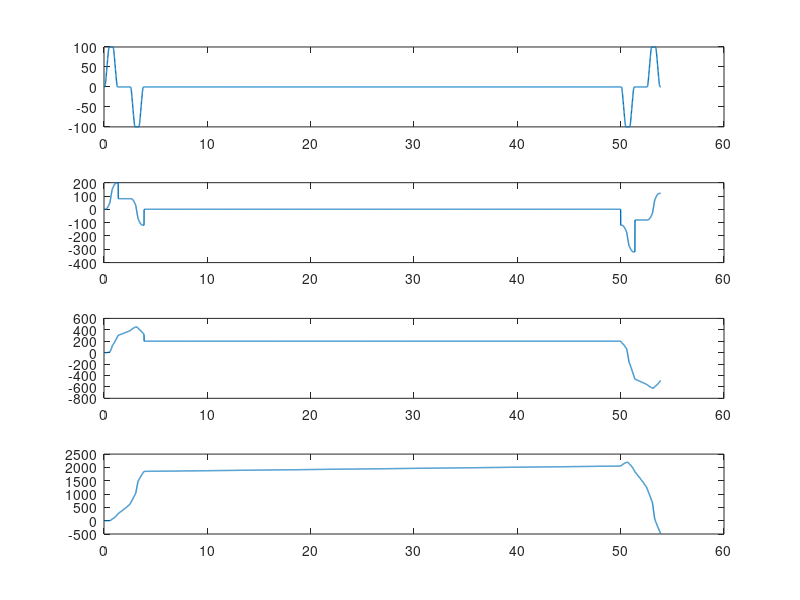

The MATLAB script that drew this image:
% Sigmoid S-Curve
clc, clear


% Ts = t1;
% Tj = t2-t1;
% Ta = t4-t3;
% Tv = t8-t7;

r0 = 0;
rf = 10000;
D = rf-r0;

Smax = 300;
Jmax = 100;
Amax = 80;
Vmax = 200;

Ts = sqrt(3)*Jmax/Smax;
Tj = Amax/Jmax - Ts;
Ta = Vmax/Amax - 2*Ts - Tj;
Tv = abs(D)/Vmax - (4*Ts+2*Tj+Ta);

t0 = 0;
t1 = Ts;
t2 = t1+Tj;
t3 = t2+Ts;
t4 = t3+Ta;
t5 = t4+Ts;
t6 = t5+Tj;
t7 = t6+Ts;
t8 = t7+Tv;
t9 = t8+Ts;
t10 = t9+Tj;
t11 = t10+Ts;
t12 = t11+Ta;
t13 = t12+Ts;
t14 = t13+Tj;
t15 = t14+Ts;

t = linspace(t0,t15,100*t15);

t0_1 = t(t<=t1);
t1_2 = t((t>t1)&(t<=t2));
t2_3 = t((t>t2)&(t<=t3));
t3_4 = t((t>t3)&(t<=t4));
t4_5 = t((t>t4)&(t<=t5));
t5_6 = t((t>t5)&(t<=t6));
t6_7 = t((t>t6)&(t<=t7));
t7_8 = t((t>t7)&(t<=t8));
t8_9 = t((t>t8)&(t<=t9));
t9_10 = t((t>t9)&(t<=t10));
t10_11 = t((t>t10)&(t<=t11));
t11_12 = t((t>t11)&(t<=t12));
t12_13 = t((t>t12)&(t<=t13));
t13_14 = t((t>t13)&(t<=t14));
t14_15 = t(t>t14);

%Jmax = 1;

tau1 = (t0_1-t0)/(t1-t0);
tau2 = (t2_3-t2)/(t3-t2);
tau3 = (t4_5-t4)/(t5-t4);
tau4 = (t6_7-t6)/(t7-t6);
tau5 = (t8_9-t8)/(t9-t8);
tau6 = (t10_11-t10)/(t11-t10);
tau7 = (t12_13-t12)/(t13-t12);
tau8 = (t14_15-t14)/(t15-t14);

a = sqrt(3)/2;

n1 = length(t0_1);

j1 = zeros(1,n1);
a1 = zeros(1,n1);
v1 = zeros(1,n1);
r1 = zeros(1,n1);

a_sum = 0;
v_sum = 0;
r_sum = r0;

for i=1:n1
    j1(i) = Jmax*(1/(1+exp(-a*(1/(1-tau1(i))-1/tau1(i)))));
    a_sum = a_sum + j1(i)/n1;
    a1(i) = a_sum;
    v_sum = v_sum + a1(i)/n1;
    v1(i) = v_sum;
    r_sum = r_sum + v1(i)/n1;
    r1(i) = r_sum;
end

n2 = length(t1_2);

j2 = zeros(1,n2);
a2 = zeros(1,n2);
v2 = zeros(1,n2);
r2 = zeros(1,n2);

for i=1:n2
    j2(i) = Jmax;
    a_sum = a_sum + j2(i)/n2;
    a2(i) = a_sum;
    v_sum = v_sum + a2(i)/n2;
    v2(i) = v_sum;
    r_sum = r_sum + v2(i)/n2;
    r2(i) = r_sum;
end

n3 = length(t2_3);

j3 = zeros(1,n3);
a3 = zeros(1,n3);
v3 = zeros(1,n3);
r3 = zeros(1,n3);

for i=1:n3
    j3(i) = Jmax*(1/(1+exp(a*(1/(1-tau2(i))-1/tau2(i)))));
    a_sum = a_sum + j3(i)/n3;
    a3(i) = a_sum;
    v_sum = v_sum + a3(i)/n3;
    v3(i) = v_sum;
    r_sum = r_sum + v3(i)/n3;
    r3(i) = r_sum;
end

n4 = length(t3_4);

j4 = zeros(1,n4);
a4 = zeros(1,n4);
v4 = zeros(1,n4);
r4 = zeros(1,n4);

%Amax = Jmax*(Ts+Tj);
a_sum = Amax;

for i=1:n4
    j4(i) = 0;
    a4(i) = Amax;
    v_sum = v_sum + a4(i)/n4;
    v4(i) = v_sum;
    r_sum = r_sum + v4(i)/n4;
    r4(i) = r_sum;
end

n5 = length(t4_5);

j5 = zeros(1,n5);
a5 = zeros(1,n5);
v5 = zeros(1,n5);
r5 = zeros(1,n5);

for i=1:n5
    j5(i) = -Jmax*(1/(1+exp(-a*(1/(1-tau3(i))-1/tau3(i)))));
    a_sum = a_sum + j5(i)/n5;
    a5(i) = a_sum;
    v_sum = v_sum + a5(i)/n5;
    v5(i) = v_sum;
    r_sum = r_sum + v5(i)/n5;
    r5(i) = r_sum;
end

n6 = length(t5_6);

j6 = zeros(1,n6);
a6 = zeros(1,n6);
v6 = zeros(1,n6);
r6 = zeros(1,n6);

for i=1:n6
    j6(i) = -Jmax;
    a_sum = a_sum + j6(i)/n6;
    a6(i) = a_sum;
    v_sum = v_sum + a6(i)/n6;
    v6(i) = v_sum;
    r_sum = r_sum + v6(i)/n6;
    r6(i) = r_sum;
end

n7 = length(t6_7);

j7 = zeros(1,n7);
a7 = zeros(1,n7);
v7 = zeros(1,n7);
r7 = zeros(1,n7);

for i=1:n7
    j7(i) = -Jmax*(1/(1+exp(a*(1/(1-tau4(i))-1/tau4(i)))));
    a_sum = a_sum + j7(i)/n7;
    a7(i) = a_sum;
    v_sum = v_sum + a7(i)/n7;
    v7(i) = v_sum;
    r_sum = r_sum + v7(i)/n7;
    r7(i) = r_sum;
end

n8 = length(t7_8);

j8 = zeros(1,n8);
a8 = zeros(1,n8);
v8 = zeros(1,n8);
r8 = zeros(1,n8);

%Vmax = Amax*(2*Ts+Tj+Ta);
v_sum = Vmax;

for i=1:n8
    j8(i) = 0;
    a8(i) = 0;
    v8(i) = Vmax;
    r_sum = r_sum + v8(i)/n8;
    r8(i) = r_sum;
end

n9 = length(t8_9);

j9 = zeros(1,n9);
a9 = zeros(1,n9);
v9 = zeros(1,n9);
r9 = zeros(1,n9);

for i=1:n9
    j9(i) = -Jmax*(1/(1+exp(-a*(1/(1-tau5(i))-1/tau5(i)))));
    a_sum = a_sum + j9(i)/n9;
    a9(i) = a_sum;
    v_sum = v_sum + a9(i)/n9;
    v9(i) = v_sum;
    r_sum = r_sum + v9(i)/n9;
    r9(i) = r_sum;
end

n10 = length(t9_10);

j10 = zeros(1,n10);
a10 = zeros(1,n10);
v10 = zeros(1,n10);
r10 = zeros(1,n10);

for i=1:n10
    j10(i) = -Jmax;
    a_sum = a_sum + j10(i)/n10;
    a10(i) = a_sum;
    v_sum = v_sum + a10(i)/n10;
    v10(i) = v_sum;
    r_sum = r_sum + v10(i)/n10;
    r10(i) = r_sum;
end

n11 = length(t10_11);

j11 = zeros(1,n11);
a11 = zeros(1,n11);
v11 = zeros(1,n11);
r11 = zeros(1,n11);

for i=1:n11
    j11(i) = -Jmax*(1/(1+exp(a*(1/(1-tau6(i))-1/tau6(i)))));
    a_sum = a_sum + j11(i)/n11;
    a11(i) = a_sum;
    v_sum = v_sum + a11(i)/n11;
    v11(i) = v_sum;
    r_sum = r_sum + v11(i)/n11;
    r11(i) = r_sum;
end

n12 = length(t11_12);

j12 = zeros(1,n12);
a12 = zeros(1,n12);
v12 = zeros(1,n12);
r12 = zeros(1,n12);

a_sum = -Amax;

for i=1:n12
    j12(i) = 0;
    a12(i) = -Amax;
    v_sum = v_sum + a12(i)/100;
    v12(i) = v_sum;
    r_sum = r_sum + v12(i)/100;
    r12(i) = r_sum;
end

n13 = length(t12_13);

j13 = zeros(1,n13);
a13 = zeros(1,n13);
v13 = zeros(1,n13);
r13 = zeros(1,n13);

for i=1:n13
    j13(i) = Jmax*(1/(1+exp(-a*(1/(1-tau7(i))-1/tau7(i)))));
    a_sum = a_sum + j13(i)/n13;
    a13(i) = a_sum;
    v_sum = v_sum + a13(i)/n13;
    v13(i) = v_sum;
    r_sum = r_sum + v13(i)/n13;
    r13(i) = r_sum;
end

n14 = length(t13_14);

j14 = zeros(1,n14);
a14 = zeros(1,n14);
v14 = zeros(1,n14);
r14 = zeros(1,n14);

for i=1:n14
    j14(i) = Jmax;
    a_sum = a_sum + j14(i)/n14;
    a14(i) = a_sum;
    v_sum = v_sum + a14(i)/n14;
    v14(i) = v_sum;
    r_sum = r_sum + v14(i)/n14;
    r14(i) = r_sum;
end

n15 = length(t14_15);

j15 = zeros(1,n15);
a15 = zeros(1,n15);
v15 = zeros(1,n15);
r15 = zeros(1,n15);

R = Vmax*(4*Ts+2*Tj+Ta+Tv);

for i=1:n15
    j15(i) = Jmax*(1/(1+exp(a*(1/(1-tau8(i))-1/tau8(i)))));
    a_sum = a_sum + j15(i)/n15;
    a15(i) = a_sum;
    v_sum = v_sum + a15(i)/n15;
    v15(i) = v_sum;
    r_sum = r_sum + v15(i)/n15;
    r15(i) = r_sum;
end

%j1 = Jmax*(1./(1+exp(-a*(1./(1-tau)-1./tau))));

t = [t0_1,t1_2,t2_3,t3_4,t4_5,t5_6,t6_7,t7_8,t8_9,t9_10,t10_11,t11_12,t12_13,t13_14,t14_15];
j = [j1,j2,j3,j4,j5,j6,j7,j8,j9,j10,j11,j12,j13,j14,j15];
a = [a1,a2,a3,a4,a5,a6,a7,a8,a9,a10,a11,a12,a13,a14,a15];
v = [v1,v2,v3,v4,v5,v6,v7,v8,v9,v10,v11,v12,v13,v14,v15];
r = [r1,r2,r3,r4,r5,r6,r7,r8,r9,r10,r11,r12,r13,r14,r15];

%plot(t,j,t,a,t,v,t,r,'LineWidth',2)

figure()
subplot(4,1,1)
plot(t,j,'LineWidth',1)
subplot(4,1,2)
plot(t,a,'LineWidth',1)
subplot(4,1,3)
plot(t,v,'LineWidth',1)
subplot(4,1,4)
plot(t,r,'LineWidth',1)
